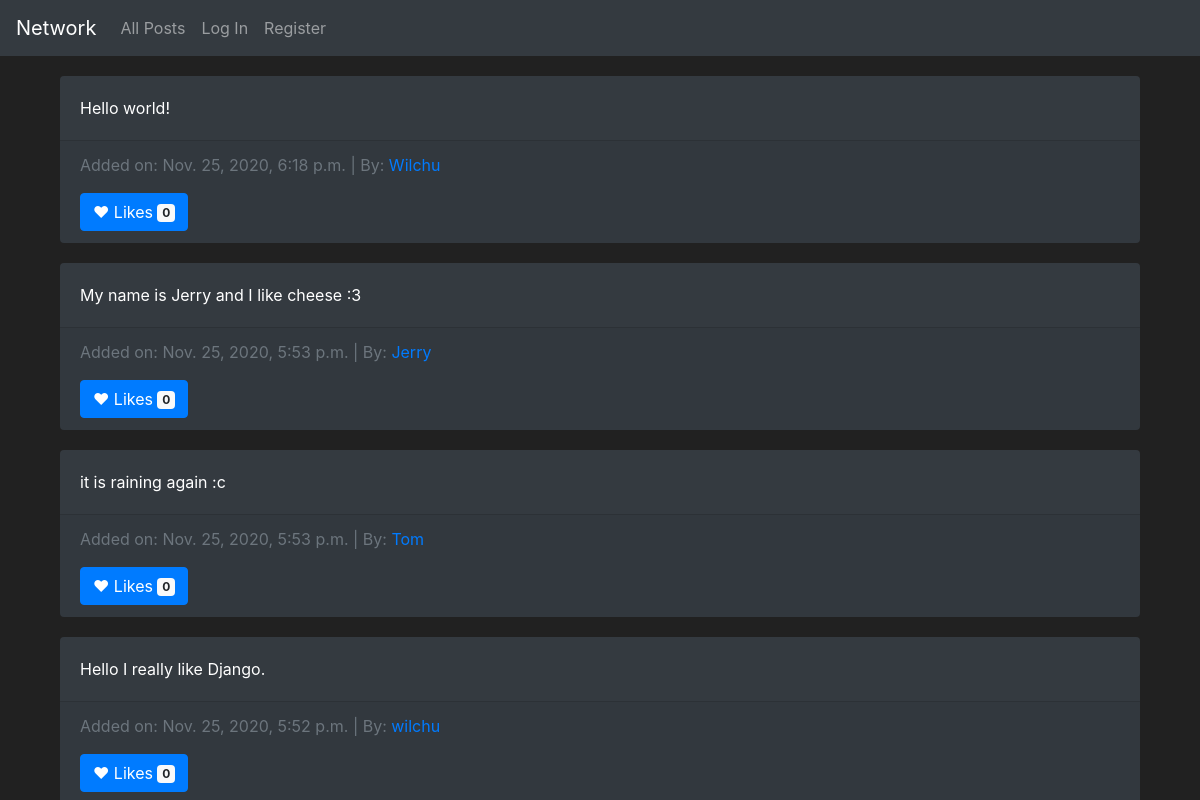
The page / on the database its author committed.
### network/models.py (models this page shows, shortened)
class Posts(models.Model):
    post_owner = models.ForeignKey(User, on_delete=models.CASCADE, related_name="post_owner")
    post_content = models.CharField(max_length=2000)
    post_likes = models.IntegerField(default=0)
    post_date = models.DateTimeField(auto_now_add=True)

class User(AbstractUser):
    followers = models.IntegerField(default=0)
    following = models.IntegerField(default=0)

### network/views.py (the view, shortened to what this page needs)
# urls.py: path("", views.index, name="index"),
def index(request):
    return render(request, "network/index.html", {
        "all_posts": Posts.objects.all().order_by('-post_date')
    })

### network/templates/network/index.html (shortened to what this page needs)
{% extends "network/layout.html" %}
{% block body %}
    <section>
        <div class="container">
            {% for post in all_posts %}
            <div class="card bg-dark text-white">
                <div class="card-body">
                  <p class="card-text">{{ post.post_content }}</p>
                </div>
                <div class="card-footer text-muted">
                  <p>Added on: {{ post.post_date }} | By: <a href="{% url 'profil' post.post_owner.id %}">{{ post.post_owner }}</a></p>
                  <button type="button" class="btn btn-primary">
                    &hearts; Likes <span class="badge badge-light">{{ post.post_likes }}</span>
                  </button>
                </div>
              </div>
            {% endfor %}
        </div>
    </section>
{% endblock %}

### network/static/network/styles.css (style rules this page uses)
body { background-color: #212121; color: #fff !important; }
.card { margin-top: 20px; border: none; }

### rows shown on the page
Posts: post_content "Hello world!", post_date "Nov. 25, 2020, 6:18 p.m.", post_owner "Wilchu", post_likes "0"
Posts: post_content "My name is Jerry and I like cheese :3", post_date "Nov. 25, 2020, 5:53 p.m.", post_owner "Jerry", post_likes "0"
Posts: post_content "it is raining again :c", post_date "Nov. 25, 2020, 5:53 p.m.", post_owner "Tom", post_likes "0"
Posts: post_content "Hello I really like Django.", post_date "Nov. 25, 2020, 5:52 p.m.", post_owner "wilchu", post_likes "0"
